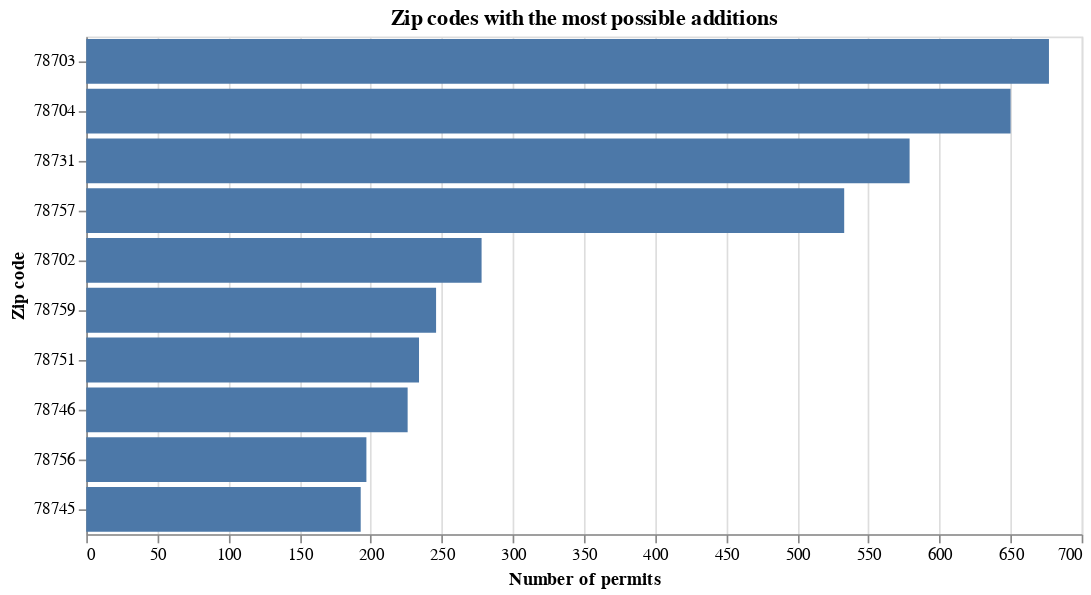

Notebook cell for this chart:
### Code cell
alt.Chart(demos_by_zip.head(10), title="Zip codes with the most possible additions").mark_bar().encode(
    x=alt.X("Count:Q",
            axis=alt.Axis(title="Number of permits")),
    y=alt.Y("Zip:O",
            # this is the sorting magic
            sort=alt.SortField(field="Count", order="descending", op="sum"),
            axis=alt.Axis(title="Zip code")),
).properties(width=600)

### Figure 1 — Vega-Lite specification as saved in the notebook (floating-point values rounded to 4 significant figures)
{"$schema": "https://vega.github.io/schema/vega-lite/v2.4.1.json", "config": {"view": {"height": 300, "width": 400}}, "data": {"values": [{"Count": 677, "Zip": "78703"}, {"Count": 650, "Zip": "78704"}, {"Count": 579, "Zip": "78731"}, {"Count": 533, "Zip": "78757"}, {"Count": 278, "Zip": "78702"}, {"Count": 246, "Zip": "78759"}, {"Count": 234, "Zip": "78751"}, {"Count": 226, "Zip": "78746"}, {"Count": 197, "Zip": "78756"}, {"Count": 193, "Zip": "78745"}]}, "encoding": {"x": {"axis": {"title": "Number of permits"}, "field": "Count", "type": "quantitative"}, "y": {"axis": {"title": "Zip code"}, "field": "Zip", "sort": {"field": "Count", "op": "sum", "order": "descending"}, "type": "ordinal"}}, "mark": "bar", "title": "Zip codes with the most possible additions", "width": 600}
